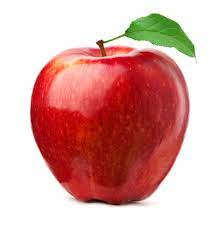
#> input picture IMAGE PROCESSING/apple.jpg, 224 x 225 px
$ python brightness_control.py
#> lines starting #> are read from the running program, lines starting #| are printed output that depends on the picture
import numpy as np
import cv2
import matplotlib.pyplot as plt

img1 = cv2.imread('apple.jpg')
#> img1 is the input picture: shape (225, 224, 3); mean B, G, R 163.6, 168.1, 218.9
cv2.imshow('Original image', img1)

# Enhance brightness
a_enhance = 2
b_enhance = 50
enhanced = cv2.addWeighted(img1, a_enhance, np.zeros(img1.shape, img1.dtype), 0, b_enhance)
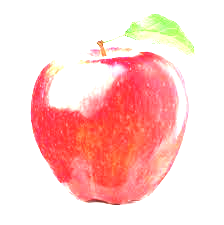
#> enhanced: shape (225, 224, 3); mean B, G, R 205.1, 208.4, 253.9
cv2.imshow('Brightness Enhanced', enhanced)

# Plot histogram of the enhanced image
histr_enhanced = cv2.calcHist([enhanced], [0], None, [256], [0, 255])
#> histr_enhanced = 256 values, max 573 at index 50, min 0 at index 0, mean 73.46
plt.plot(histr_enhanced)

# Compress brightness
a_compress = 0.2
b_compress = 50
compressed = cv2.addWeighted(img1, a_compress, np.zeros(img1.shape, img1.dtype), 0, b_compress)
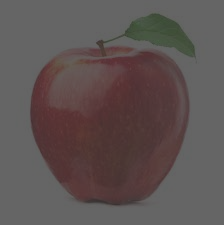
#> compressed: shape (225, 224, 3); mean B, G, R 82.7, 83.6, 93.8
cv2.imshow('Brightness Compressed', compressed)

# Plot histogram of the compressed image
histr_compressed = cv2.calcHist([compressed], [0], None, [256], [0, 255])
#> histr_compressed = 256 values, max 24142 at index 101, min 0 at index 0, mean 196.9
plt.plot(histr_compressed)
plt.show()
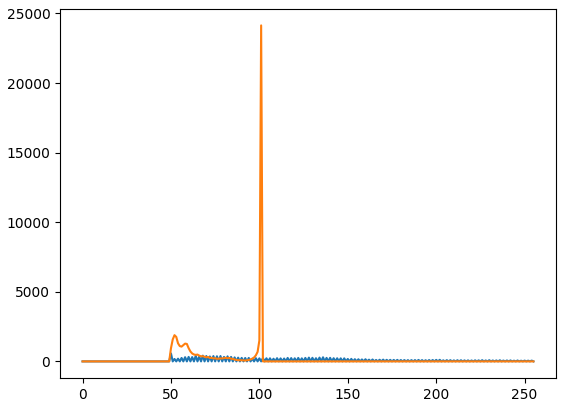
#> figure drawn by matplotlib, 1 panel; curve peaks at x = 50, y = 573; curve peaks at x = 101, y = 24142

cv2.waitKey(0)
cv2.destroyAllWindows()
